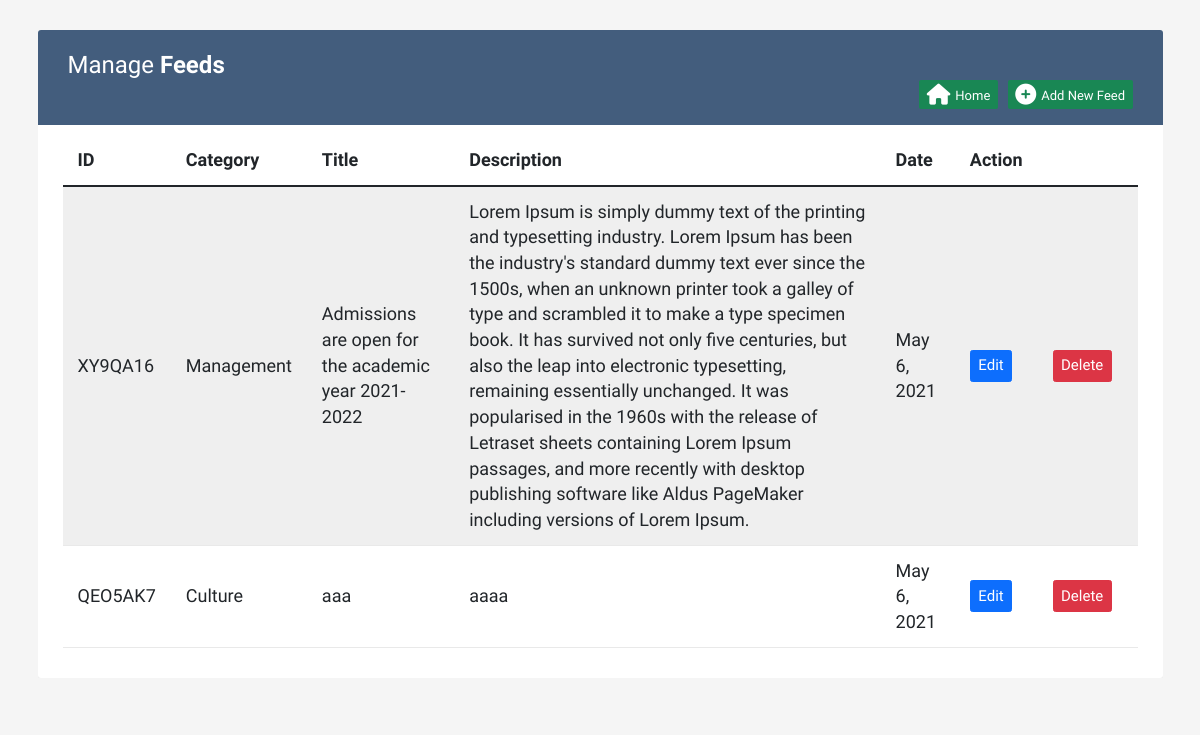
The app's page /admin_menu with its own data.
### news/models.py (models this page shows, shortened)
class feeds(mo.Model):
    fid=mo.CharField(max_length=100,default='',primary_key=True)
    category=mo.CharField(max_length=100,default='')
    title=mo.CharField(max_length=100,default='')
    subtitle=mo.CharField(max_length=200,default='')
    desc=mo.TextField(max_length=10000,default='')
    time=mo.DateField(default=date.today())

### news/views.py (the view)
# urls.py: path('admin_menu',views.admin_menu,name='admin_menu'),
def admin_menu(request):
    obj = feeds.objects.all()
    return render(request, 'admin_menu.html', {'data': obj})

### templates/admin_menu.html (shortened to what this page needs)
<!DOCTYPE html>
<html lang="en">
<head>
<link rel="stylesheet" href="https://maxcdn.bootstrapcdn.com/font-awesome/4.7.0/css/font-awesome.min.css">
<link rel="stylesheet" href="https://maxcdn.bootstrapcdn.com/bootstrap/3.3.7/css/bootstrap.min.css">
	<link href="https://cdn.jsdelivr.net/npm/bootstrap@5.0.0-beta3/dist/css/bootstrap.min.css" rel="stylesheet">
</head>
<body>
    <div class="container">
		<div class="table-responsive">
			<div class="table-wrapper">
				<div class="table-title">
					<div class="row">
						<div class="col-xs-6">
							<h2>Manage <b>Feeds</b></h2>
						</div>
						<div class="col-xs-6">
							<a href="add_news" class="btn btn-success"><i class="fas fa-plus-circle"></i>
								<span>Add New Feed</span></a>
								<a href="home" class="btn btn-success"><i class="fas fa-home"></i>
								<span>Home</span></a>
						</div>
					</div>
				</div>
				<table class="table table-striped table-hover">
					<thead>
						<tr>
							<th>ID</th>
							<th>Category</th>
                            <th>Title</th>
							<th>Description</th>
							<th>Date</th>
                            <th>Action</th>
							<th></th>
						</tr>
					</thead>
					<tbody>
                    {% for i in data %}
						<tr>
							<td>{{i.fid}}</td>
							<td>{{i.category}}</td>
							<td>{{i.title}}</td>
							<td>{{i.desc}}</td>
                            <td>{{i.time}}</td>
							<form action="edit_news" method="POST">
								<td>
<button type="submit" class="btn btn-primary" style="font-size:15px;">Edit</button>
							</td>
							</form>
								<form action="delete_news" method="POST">
									<td>
										<button type="submit" class="btn btn-danger" style="font-size:15px;">Delete</button>
							</td>
							</form>
						</tr>
						{% endfor %}
					</tbody>
				</table>
			</div>
		</div>
    </div>
</body>
</html>

### templates/admin_menu.html (style rules this page uses)
body { color: #566787; background: #f5f5f5; font-family: 'Varela Round', sans-serif; font-size: 18px; }
.table-responsive { margin: 30px 0; }
.table-wrapper { min-width: 1000px; background: #fff; padding: 20px 25px; border-radius: 3px; box-shadow: 0 1px 1px rgba(0,0,0,.05); }
.table-title { padding-bottom: 15px; background: #435d7d; color: #fff; padding: 16px 30px; margin: -20px -25px 10px; border-radius: 3px 3px 0 0; }
.table-title h2 { margin: 5px 0 0; font-size: 24px; }
.table-title .btn { color: #fff; float: right; font-size: 13px; border: none; min-width: 50px; border-radius: 2px; border: none; outline: none !important; margin-left: 10px; }
.table-title .btn i { float: left; font-size: 21px; margin-right: 5px; }
.table-title .btn span { float: left; margin-top: 2px; }
table.table tr th, table.table tr td { border-color: #e9e9e9; padding: 12px 15px; vertical-align: middle; }
table.table tr th:first-child { width: 60px; }
table.table tr th:last-child { width: 100px; }
table.table-striped tbody tr:nth-of-type(odd) { background-color: #fcfcfc; }

### records on screen
feeds: fid "XY9QA16", category "Management", title "Admissions are open for the academic year 2021-2022", desc "Lorem Ipsum is simply dummy text of the printing and typesetting industry. Lorem Ipsum has been the industry's standard dummy text ever since the 1500s, when an unknown printer took a galley of type and scrambled it to make a type specimen book. It has survived not only five centuries, but also the leap into electronic typesetting, remaining essentially unchanged. It was popularised in the 1960s with the release of Letraset sheets containing Lorem Ipsum passages, and more recently with desktop publishing software like Aldus PageMaker including versions of Lorem Ipsum.", time "May 6, 2021"
feeds: fid "QEO5AK7", category "Culture", title "aaa", desc "aaaa", time "May 6, 2021"
